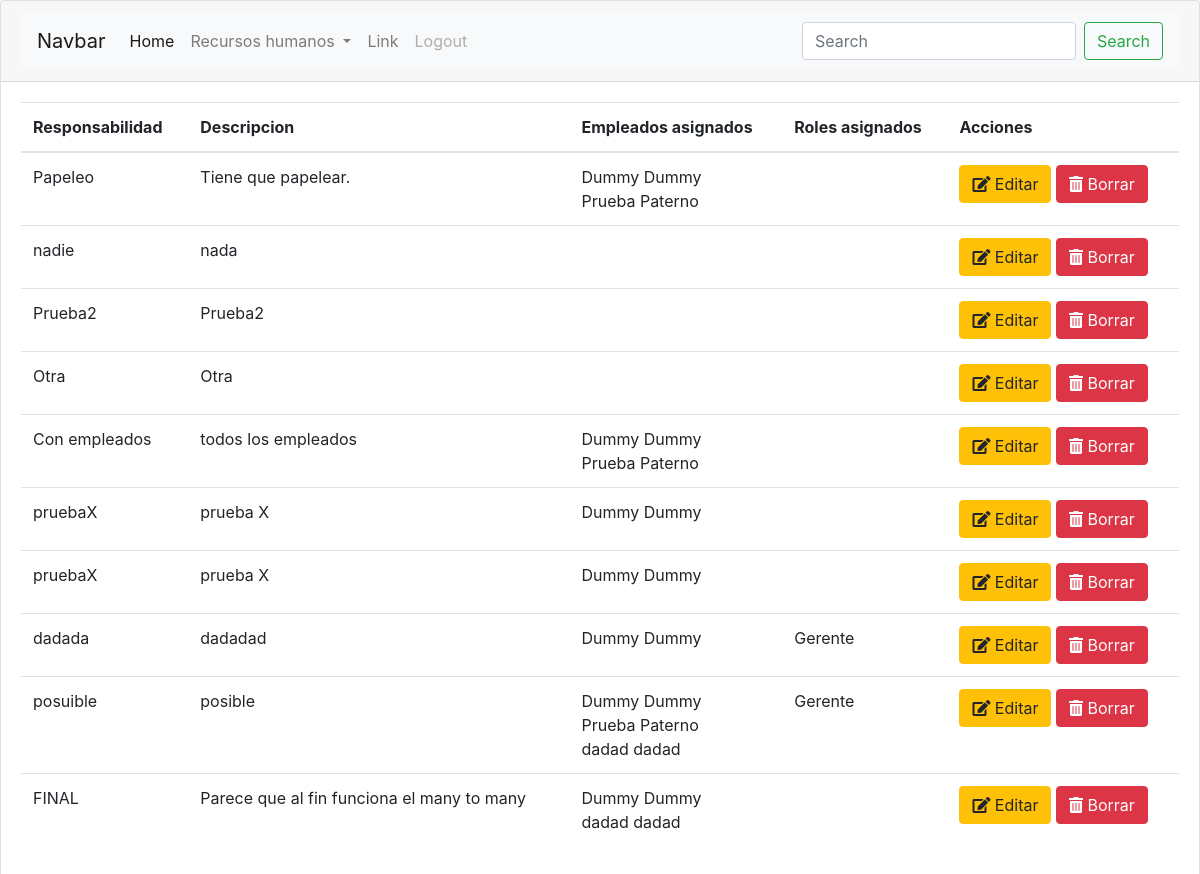
Page /RH/responsabilidades (signed in) on the earlier database version.
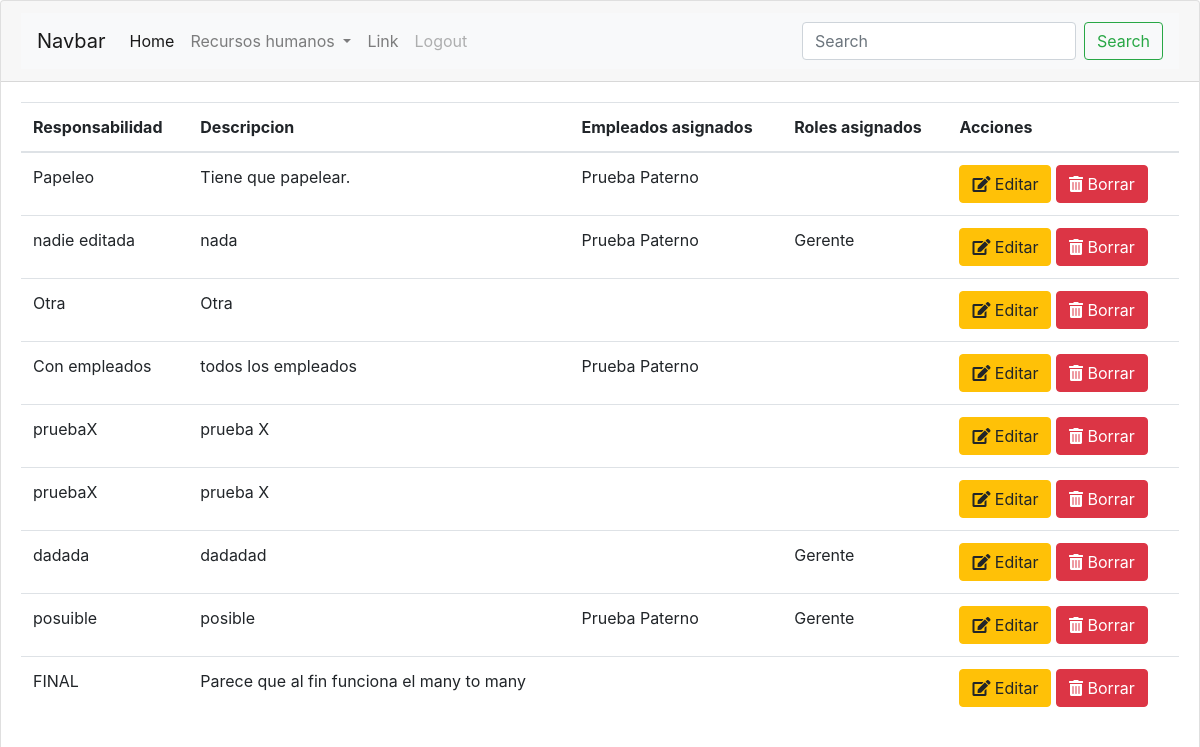
Same page on the later database version.
### RH/models.py (models this page shows)
class Responsabilidad(models.Model):
	nombre=models.CharField(max_length=120)
	descripcion=models.TextField()
	empleados=models.ManyToManyField(Empleado,blank=True)
	roles=models.ManyToManyField(Rol,blank=True)

class Empleado(models.Model):
	nombre=models.CharField(max_length=120)
	apellido_paterno=models.CharField(max_length=120)
	apellido_materno=models.CharField(max_length=120,blank=True,null=True)
	fecha_de_nacimiento=models.DateTimeField(blank=True,null=True)
	fecha_de_alta=models.DateTimeField(default=timezone.now)
	rol=models.ForeignKey(Rol,on_delete=models.CASCADE)
	usuario=models.ForeignKey('auth.User',on_delete=models.CASCADE)

class Rol(models.Model):
	nombre=models.CharField(max_length=120)
	descripcion=models.TextField()

### RH/views.py (the view)
# urls.py: path('responsabilidades',views.responsabilidades_index,name='r_index'),
@login_required
def responsabilidades_index(request):
	responsabilidades=Responsabilidad.objects.all()
	return render(request,'RH/responsabilidades_index.html',{'responsabilidades':responsabilidades})

### RH/templates/RH/responsabilidades_index.html
{% extends "base.html" %}
{% block content %}
	<table class="table">
		<thead>
			<tr>
				<th scope="col">Responsabilidad</th>
				<th scope="col">Descripcion</th>
				<th scope="col">Empleados asignados</th>
				<th scope="col">Roles asignados</th>
				<th scope="col">Acciones</th>
			</tr>
		</thead>
		<tbody>
			{%for r in responsabilidades%}
				<tr>
					<td>{{r.nombre}}</td>
					<td>{{r.descripcion}}</td>
					<td>
						{%for e in r.empleados.all%}
							{{e.nombre}} {{e.apellido_paterno}}<br>
						{%endfor%}
					</td>
					<td>
						{%for rol in r.roles.all%}
							{{rol.nombre}}<br>
						{%endfor%}
					</td>
					<td>
						<a class="btn btn-warning" href="{% url 'r_edit' pk=r.pk %}" role="button"><i class="fas fa-edit"></i> Editar</a>
		      			<a class="btn btn-danger" href="{%url 'r_delete' pk=r.pk%}" role="button"><i class="fas fa-trash-alt"></i> Borrar</a>
					</td>
				</tr>
			{%endfor%}
		</tbody>
	</table>
{% endblock content %}

Differences in the rows shown:
removed Empleado: nombre "Dummy", apellido_paterno "Dummy"
removed Responsabilidad: nombre "Prueba2", descripcion "Prueba2"
removed Empleado: nombre "dadad", apellido_paterno "dadad"
changed Responsabilidad "nada": nombre "nadie" → "nadie editada"; gains Empleado (nombre "Prueba", apellido_paterno "Paterno"); gains Rol (nombre "Gerente")
